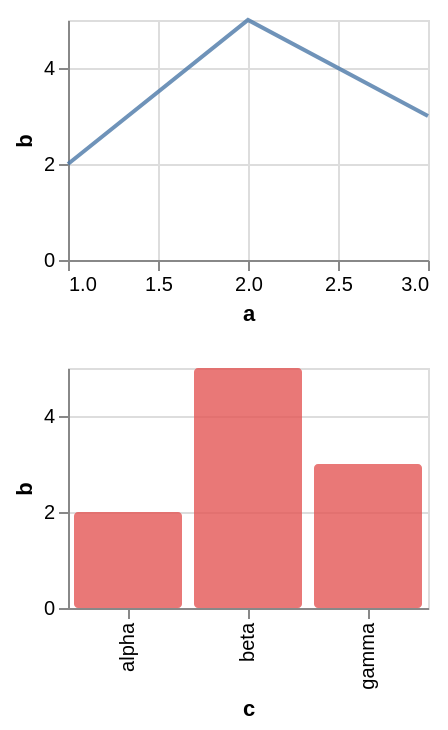

Source (Vega-Lite JSON):
### Vega-Lite specification from a JSON file in a GitHub repository (floating-point values rounded to 4 significant figures)
{"$schema": "https://vega.github.io/schema/vega-lite/v6.json", "description": "A `config.style` block reaches Vega whole. `stripAndRedirectConfig` deletes the Vega-Lite-only mark properties from `config.mark` — `if (config.mark) { for (const prop of VL_ONLY_MARK_CONFIG_PROPERTIES) delete config.mark[prop]; }` — and from each `config[markType]` inside `for (const markType of MARK_STYLES)`, and from nowhere else; a named style is never walked, and the redirection that follows only merges a mark-type block *into* it, `{...propConfig, ...config.style[toProp ?? prop]}`. Filtered as though it were a mark config, a style block arrived at the renderer without every word on that list, so a theme that said how a named style treats an unplaceable value, or what colour it draws in, was answered with nothing. The first row names a style that carries a colour and an `invalid` rule, which have to survive in `config.style` for Vega to apply them; the second declares a style no mark names, carrying the rest of the list, because a theme may define styles a given chart never asks for and they still belong in the block that goes out. The third row must not change: `config.mark` and `config.bar` lose exactly these properties on the way out, `config.bar` becoming the `bar` style as it goes, so the block a bar is drawn from keeps only the words Vega knows. Both marks are drawn from data with nothing unplaceable in it, so the `invalid` rule is pinned as configuration rather than as a redrawn scene.", "data": {"values": [{"a": 1, "b": 2, "c": "alpha"}, {"a": 2, "b": 5, "c": "beta"}, {"a": 3, "b": 3, "c": "gamma"}]}, "config": {"style": {"named": {"color": "#4c78a8", "invalid": "break-paths-show-domains"}, "unnamed": {"filled": false, "order": null, "radius2": 3, "theta2": 0.5, "timeUnitBandSize": 0.5, "timeUnitBandPosition": 0.25}}, "mark": {"color": "#e45756", "opacity": 0.8}, "bar": {"binSpacing": 3, "cornerRadius": 2}}, "vconcat": [{"width": 180, "height": 120, "mark": {"type": "line", "style": "named"}, "encoding": {"x": {"field": "a", "type": "quantitative"}, "y": {"field": "b", "type": "quantitative"}}}, {"width": 180, "height": 120, "mark": "bar", "encoding": {"x": {"field": "c", "type": "nominal"}, "y": {"field": "b", "type": "quantitative"}}}]}
